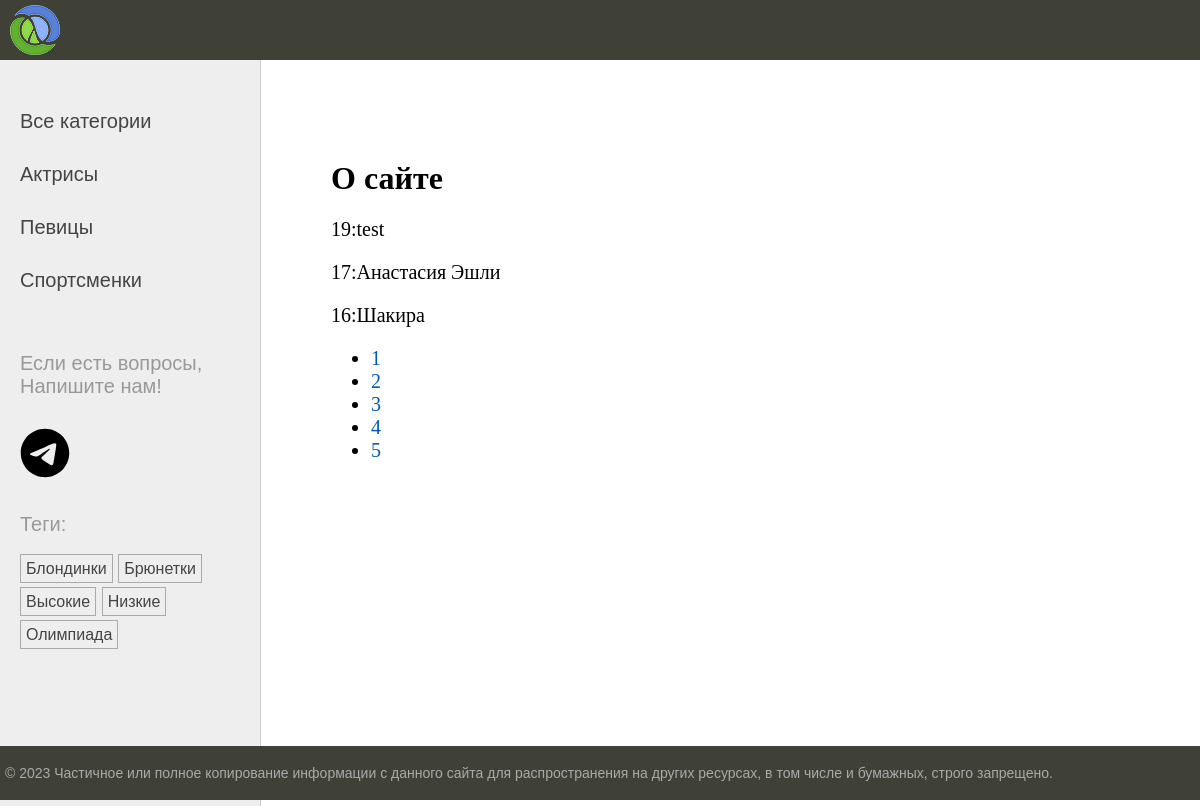
Page /about/ on the earlier database version.
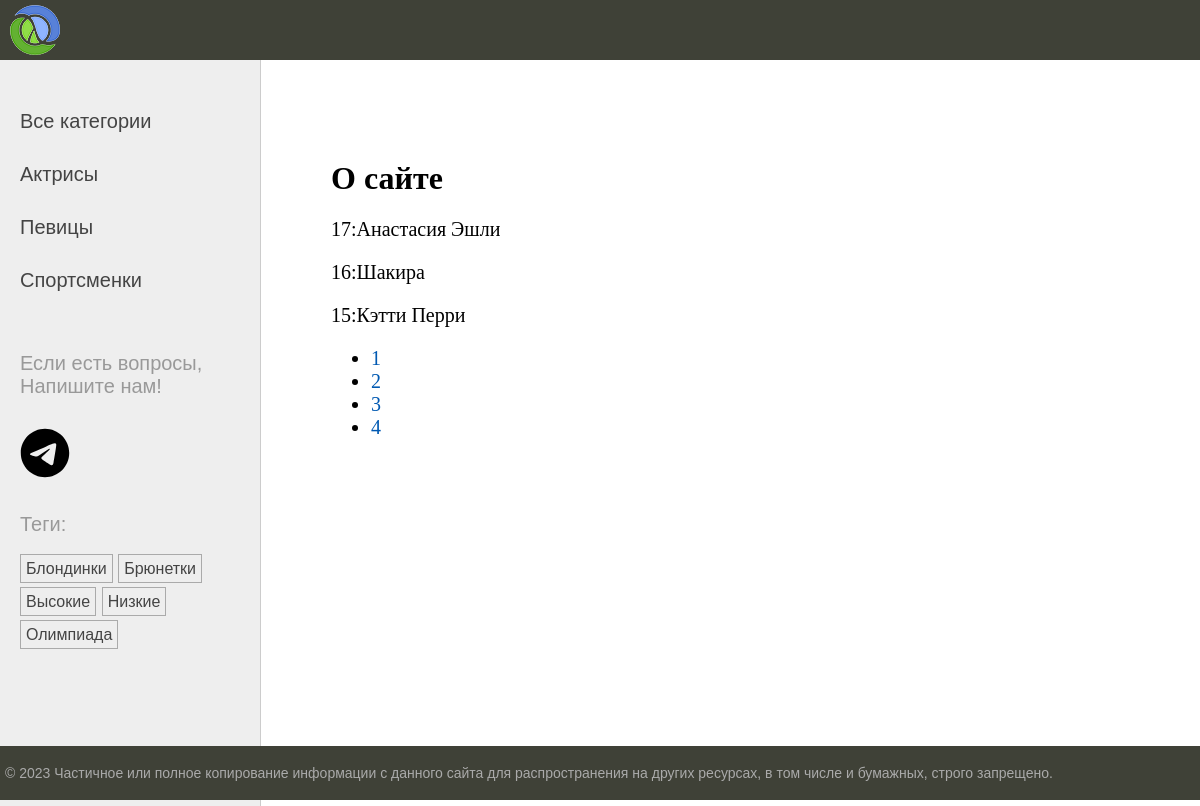
Same page on the later database version.
### women/models.py (models this page shows, shortened)
class Category(models.Model):
    name = models.CharField(max_length=100, db_index=True, verbose_name='Категория')
    slug = models.SlugField(max_length=255, unique=True, db_index=True)
    class Meta:
        verbose_name = 'Категория'
        verbose_name_plural = 'Категории'
    def get_absolute_url(self):
        return reverse('category', kwargs={'cat_slug': self.slug})

class TagPost(models.Model):
    tag = models.CharField(max_length=100, db_index=True)
    slug = models.SlugField(max_length=255, unique=True, db_index=True)
    def get_absolute_url(self):
        return reverse('tag', kwargs={'tag_slug': self.slug})

class Women(models.Model):
    class Status(models.IntegerChoices):
        DRAFT = 0, 'Черновик'
        PUBLISHED = 1, 'Опубликовано'
    title = models.CharField(max_length=255, verbose_name='Заголовок')
    slug = models.SlugField(max_length=255, unique=True, db_index=True, verbose_name='Slug',validators=[
        MinLengthValidator(5, message='Минимум 5 символов'),
        MaxLengthValidator(100, message='Минимум 5 символов')
    ])
    photo = models.ImageField(upload_to='photos/%Y/%m/%d/', default=None, blank=True, null=True, verbose_name='Фото')
    content = models.TextField(blank=True, verbose_name='Текст статьи')
    time_create = models.DateTimeField(auto_now_add=True, verbose_name='Время создания')
    time_update = models.DateTimeField(auto_now=True, verbose_name='Время изменения')
    is_published = models.BooleanField(choices=tuple(map(lambda x: (bool(x[0]), x[1]), Status.choices)),
                                       default=Status.DRAFT, verbose_name='Статус')
    cat = models.ForeignKey('Category', on_delete=models.PROTECT, related_name='posts', verbose_name='Категории')
    tags = models.ManyToManyField('TagPost', blank=True, related_name='tags', verbose_name='Теги')
    husband = models.OneToOneField('Husband', on_delete=models.SET_NULL,
                                   null=True, blank=True, related_name='wuman', verbose_name='Муж')
    objects = models.Manager()
    published = PublishedManager()
    class Meta:
        verbose_name = 'Известные женщины'
        verbose_name_plural = 'Известные женщины'
        ordering = ['-time_create']
        indexes = [
            models.Index(fields=['-time_create'])
        ]

### women/views.py (the view)
# urls.py: path('about/', views.about, name='about'),
def about(request):
    contact_list = Women.published.all()
    paginator = Paginator(contact_list, 3)
    page_number = request.GET.get('page')
    page_obj = paginator.get_page(page_number)
    return render(request, 'women/about.html',
                  {'title': 'О сайте', 'page_obj': page_obj})

### women/models.py (called while the page is built)
    def get_queryset(self):
        return super().get_queryset().filter(is_published=Women.Status.PUBLISHED)

### women/templatetags/women_tags.py (called while the page is built)
@register.inclusion_tag('women/list_categories.html')
def show_categories(cat_selected=0):
    cats = Category.objects.annotate(total=Count("posts")).filter(total__gt=0)
    return {'cats': cats, 'cat_selected': cat_selected}

@register.inclusion_tag('women/list_tags.html')
def show_all_tags():
    return {'tags': TagPost.objects.annotate(total=Count("tags")).filter(total__gt=0)}

### women/templates/women/about.html
{% extends 'base.html' %}
{% block content %}
<h1>{{title}}</h1>
    {% for item in page_obj %}
    <p>{{ item.pk }}:{{ item.title }}</p>
    {% endfor %}
    <nav>
    <ul>
        {% for p in page_obj.paginator.page_range %}
        <li>
            <a href="?page={{ p }}">{{ p }}</a>
        </li>
        {% endfor %}
    </ul>
    </nav>
{% endblock %}

### women/templates/women/list_categories.html
{% for cat in cats %}
{% if cat.id == cat_selected %}
<li class='selected'>{{cat.name}}</li>
{% else %}
<li><a href="{{ cat.get_absolute_url }}">{{cat.name}}</a></li>
{% endif %}
{% endfor %}

### women/templates/women/list_tags.html
{% if tags %}
    <p>Теги:</p>
    <ul class="tags-list">
    {% for t in tags %}
    <li><a href="{{ t.get_absolute_url }}">{{ t.tag }}</a></li>
    {% endfor %}
    </ul>
{% endif %}

Differences in the rows shown:
removed Women: pk "19", title "test"
now on this page (row unchanged): Women: pk "15", title "Кэтти Перри"
Other differences:
list line gone: "5"
